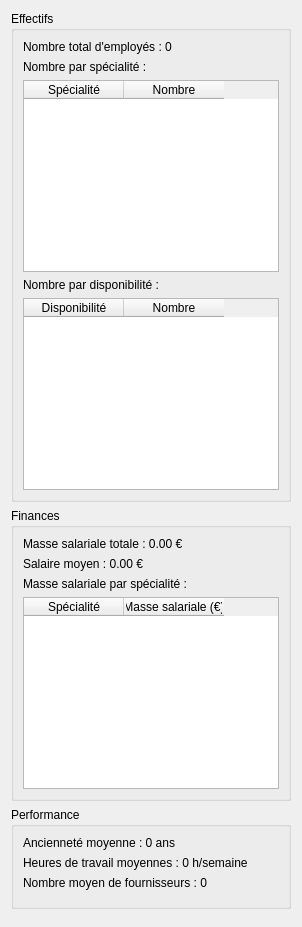
          <widget class="QWidget" name="tabStatistiques">
           <attribute name="title">
            <string>Statistiques</string>
           </attribute>
           <layout class="QVBoxLayout" name="vertical_statistiques">
            <item>
             <widget class="QGroupBox" name="groupEffectifs">
              <property name="title">
               <string>Effectifs</string>
              </property>
              <layout class="QVBoxLayout" name="vEffectifs">
               <item>
                <widget class="QLabel" name="label_total_employes">
                 <property name="text">
                  <string>Nombre total d'employés : 0</string>
                 </property>
                </widget>
               </item>
               <item>
                <widget class="QLabel" name="label_par_specialite">
                 <property name="text">
                  <string>Nombre par spécialité :</string>
                 </property>
                </widget>
               </item>
               <item>
                <widget class="QTableWidget" name="table_effectifs_spec">
                 <property name="maximumHeight">
                  <number>150</number>
                 </property>
                 <property name="columnCount">
                  <number>2</number>
                 </property>
                 <column>
                  <property name="text">
                   <string>Spécialité</string>
                  </property>
                 </column>
                 <column>
                  <property name="text">
                   <string>Nombre</string>
                  </property>
                 </column>
                </widget>
               </item>
               <item>
                <widget class="QLabel" name="label_par_disponibilite">
                 <property name="text">
                  <string>Nombre par disponibilité :</string>
                 </property>
                </widget>
               </item>
               <item>
                <widget class="QTableWidget" name="table_effectifs_disp">
                 <property name="maximumHeight">
                  <number>120</number>
                 </property>
                 <property name="columnCount">
                  <number>2</number>
                 </property>
                 <column>
                  <property name="text">
                   <string>Disponibilité</string>
                  </property>
                 </column>
                 <column>
                  <property name="text">
                   <string>Nombre</string>
                  </property>
                 </column>
                </widget>
               </item>
              </layout>
             </widget>
            </item>
            <item>
             <widget class="QGroupBox" name="groupFinances">
              <property name="title">
               <string>Finances</string>
              </property>
              <layout class="QVBoxLayout" name="vFinances">
               <item>
                <widget class="QLabel" name="label_masse_salariale">
                 <property name="text">
                  <string>Masse salariale totale : 0.00 €</string>
                 </property>
                </widget>
               </item>
               <item>
                <widget class="QLabel" name="label_salaire_moyen">
                 <property name="text">
                  <string>Salaire moyen : 0.00 €</string>
                 </property>
                </widget>
               </item>
               <item>
                <widget class="QLabel" name="label_par_specialite_sal">
                 <property name="text">
                  <string>Masse salariale par spécialité :</string>
                 </property>
                </widget>
               </item>
               <item>
                <widget class="QTableWidget" name="table_finances_spec">
                 <property name="maximumHeight">
                  <number>150</number>
                 </property>
                 <property name="columnCount">
                  <number>2</number>
                 </property>
                 <column>
                  <property name="text">
                   <string>Spécialité</string>
                  </property>
                 </column>
                 <column>
                  <property name="text">
                   <string>Masse salariale (€)</string>
                  </property>
                 </column>
                </widget>
               </item>
              </layout>
             </widget>
            </item>
            <item>
             <widget class="QGroupBox" name="groupPerformance">
              <property name="title">
               <string>Performance</string>
              </property>
              <layout class="QVBoxLayout" name="vPerformance">
               <item>
                <widget class="QLabel" name="label_anciennete_moyenne">
                 <property name="text">
                  <string>Ancienneté moyenne : 0 ans</string>
                 </property>
                </widget>
               </item>
               <item>
                <widget class="QLabel" name="label_heures_moyennes">
                 <property name="text">
                  <string>Heures de travail moyennes : 0 h/semaine</string>
                 </property>
                </widget>
               </item>
               <item>
                <widget class="QLabel" name="label_fournisseurs_moyen">
                 <property name="text">
                  <string>Nombre moyen de fournisseurs : 0</string>
                 </property>
                </widget>
               </item>
               <item>
                <spacer name="spacerPerf">
                 <property name="orientation">
                  <enum>Qt::Vertical</enum>
                 </property>
                </spacer>
               </item>
              </layout>
             </widget>
            </item>
            <item>
             <spacer name="verticalSpacer_stats">
              <property name="orientation">
               <enum>Qt::Vertical</enum>
              </property>
             </spacer>
            </item>
           </layout>
          </widget>
